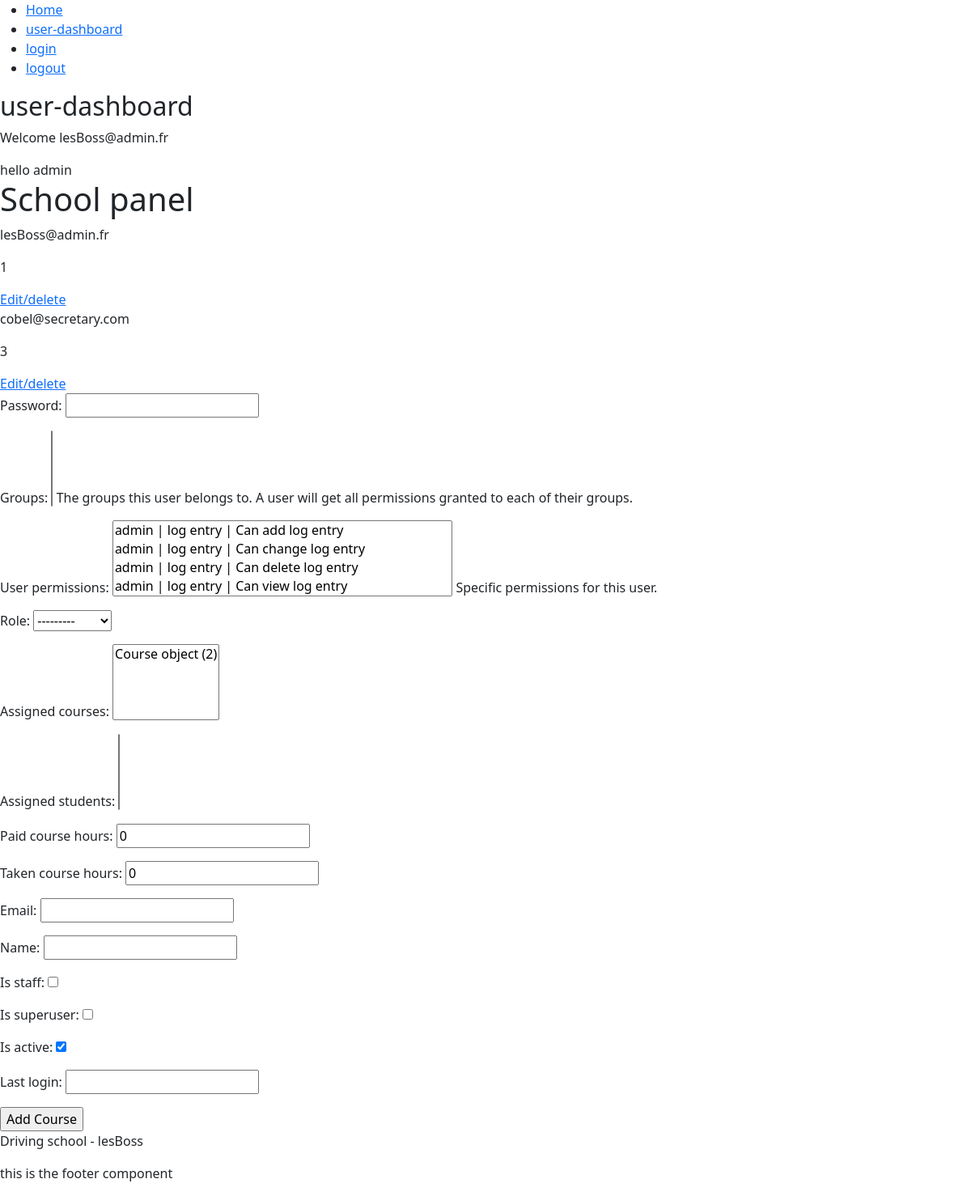
The page /user-panel/ (signed in) on the database as committed earlier.
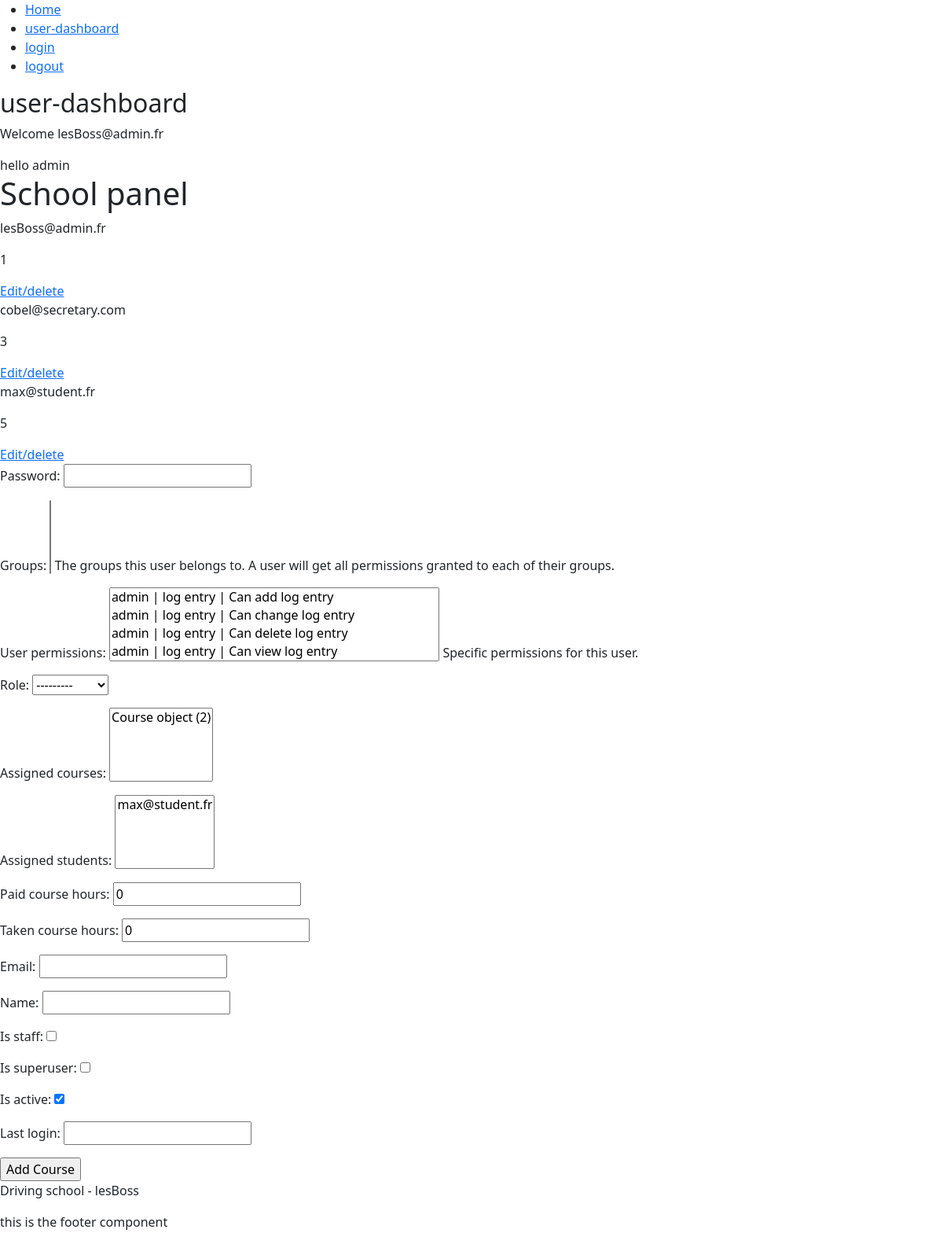
The same page on the database as committed later.
### app/models.py (models this page shows, shortened)
class User(AbstractBaseUser, PermissionsMixin):
    STUDENT = 1
    INSTRUCTOR = 2
    ADMIN = 3
    SECRETARY = 4
    USER_ROLE_CHOICES = [
        (STUDENT, 'Student'),
        (INSTRUCTOR, 'Instructor'),
        (ADMIN, 'Admin'),
        (SECRETARY, 'Secretary'),
    ]
    role = models.PositiveSmallIntegerField(choices=USER_ROLE_CHOICES, blank=True, null=True)
    assigned_courses = models.ManyToManyField('Course', related_name='users', blank=True)
    assigned_students = models.ManyToManyField('User', related_name='students', limit_choices_to={'role': 1}, blank=True)
    paid_course_hours = models.DecimalField(max_digits=10, decimal_places=2, default=0)
    taken_course_hours = models.DecimalField(max_digits=10, decimal_places=2, default=0)
    email = models.EmailField(max_length=254, unique=True)
    name = models.CharField(max_length=254, null=True, blank=True)
    is_staff = models.BooleanField(default=False)
    is_superuser = models.BooleanField(default=False)
    is_active = models.BooleanField(default=True)
    last_login = models.DateTimeField(null=True, blank=True)
    date_joined = models.DateTimeField(auto_now_add=True)
    USERNAME_FIELD = 'email'
    EMAIL_FIELD = 'email'
    REQUIRED_FIELDS = []
    objects = UserManager()

### app/views.py (the view)
# urls.py: path('user-panel/', views.user_panel, name='user-dashboard'),
def user_panel(request):
    courses = Course.objects.all()
    all_users = User.objects.all()
    all_personal = User.objects.filter(role=2 | 3 | 4)
    students = User.objects.filter(role=1)
    instructors = User.objects.filter(role=2)
    admins = User.objects.filter(role=3)
    secretaries = User.objects.filter(role=4)
    return render(request, 'app/user-dashboard.html',
                  {'logged_in_user': request.user, 'course_add_form': CourseCreationForm, 'user_add_form': UserCreationForm,
                   'user_edit_form': UserEditForm, 'student_add_form': StudentCreationForm, 'instructor_add_form': InstructorCreationForm,
                   'instructor_edit_form': InstructorEditForm, 'secretary_add_form': SecretaryCreationForm,
                   'secretary_edit_form': SecretaryEditForm, 'courses': courses, 'students': students,
                   'instructors': instructors, 'admins': admins, 'secretaries': secretaries, 'all_users': all_users,
                   'all_personal': all_personal})

### app/templates/app/user-dashboard.html (shortened to what this page needs)
{% extends 'app/base.html' %}
{% block content %}
    {% if logged_in_user.is_authenticated %}
        <h2>user-dashboard</h2>
        <div>
            <p>Welcome {{ logged_in_user.email }}</p>
            {% if logged_in_user.role == 1 %}
                <div>
                    {% include 'settings/student-details.html' %}
                </div>
            {% elif logged_in_user.role == 2  %}
                hello instructor
                {% include 'settings/instrcutor-course-details.html' %}
                {% include 'settings/instrcutor-student-details.html' with assigned_students=user.assigned_students.all  %}
                {% include 'settings/cours-admin-panel.html' %}
            {% elif logged_in_user.role == 3  %}
                hello admin
                {% include 'settings/all_users-admin-panel.html'%}
            {% elif logged_in_user.role == 4  %}
                hello secretary
                {% include 'settings/student-admin-panel.html'%}
                {% include 'settings/instrcutor-admin-panel.html'%}
                {% include 'settings/cours-admin-panel.html'%}
            {% endif %}
        </div>
    {% endif %}
{% endblock %}

### app/templates/settings/all_users-admin-panel.html (shortened to what this page needs)
<div>
<h1>School panel</h1>
    <div>
        {% for user in all_users %}
            <p>{{ user.email }}</p>
            <p>{{ user.pk }}</p>
            <a href="{% url 'admin-edit-delete' user.pk %}">Edit/delete</a>
        {% endfor %}
    </div>
    <div>
        <form action="{% url 'admin-creation' %}" method="post">
            {{ user_add_form.as_p }}
            <input type="submit" value="Add Course">
        </form>
    </div>
</div>

Rows that differ between the two databases and show on the page:
added User: email "max@student.fr", pk "5"
Other text that changed with them:
form field assigned_students: (not shown) → "max@student.fr"
